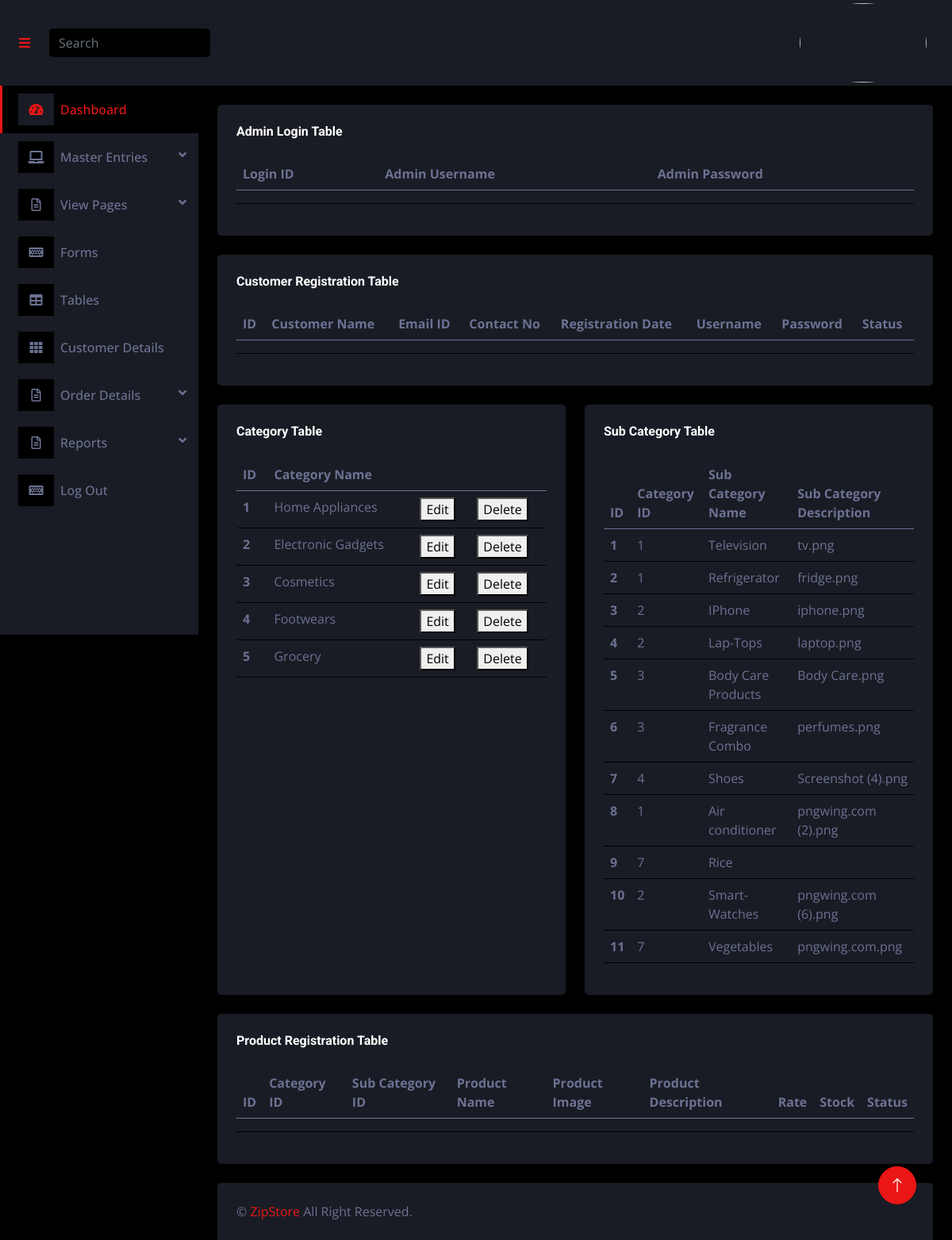
Screenshot of /admin/table.php with the database file from the repository.
### tables this page shows
CREATE TABLE `tbl_category` (
  `category_id` int(11) NOT NULL,
  `category_name` varchar(100) NOT NULL
);

CREATE TABLE `tbl_subcategory` (
  `subcategory_id` int(11) NOT NULL,
  `category_id` int(11) NOT NULL,
  `subcategory_name` varchar(100) NOT NULL,
  `subcategory_img` text NOT NULL,
  `subcategory_description` text NOT NULL
);

### admin/table.php (the view)
<?php
include('header.php')
?>
<div class="container-fluid pt-4 px-4">
                <div class="row g-4">
                <div class="col-12">
                        <div class="bg-secondary rounded h-100 p-4">
                            <h6 class="mb-4">Admin Login Table</h6>
                            <div class="table-responsive">
                                <table class="table table-hover">
                                    <thead>
                                        <tr>
                                            <th scope="col">Login ID</th>
                                            <th scope="col">Admin Username</th>
                                            <th scope="col">Admin Password</th>
                                        </tr>
                                    </thead>
                                    <tbody>
                                        <tr>
                                            <th scope="row"></th>
                                            <td></td>
                                            <td></td>
                                        </tr>
                                    </tbody>
                                </table>
                            </div>
                        </div>
                    </div>
                    <div class="col-12">
                        <div class="bg-secondary rounded h-100 p-4">
                            <h6 class="mb-4">Customer Registration Table</h6>
                            <div class="table-responsive">
                                <table class="table table-hover">
                                    <thead>
                                        <tr>
                                            <th scope="col">ID</th>
                                            <th scope="col">Customer Name</th>
                                            <th scope="col">Email ID</th>
                                            <th scope="col">Contact No</th>
                                            <th scope="col">Registration Date</th>
                                            <th scope="col">Username</th>
                                            <th scope="col">Password</th>
                                            <th scope="col">Status</th>
                                        </tr>
                                    </thead>
                                    <tbody>
                                        <tr>
                                            <th scope="row"></th>
                                            <td></td>
                                            <td></td>
                                            <td></td>
                                            <td></td>
                                            <td></td>
                                            <td></td>
                                            <td></td>
                                        </tr>
                                    </tbody>
                                </table>
                            </div>
                        </div>
                    </div>
                    <div class="col-sm-12 col-xl-6">
                        <div class="bg-secondary rounded h-100 p-4">
                            <h6 class="mb-4">Category Table</h6>
                            <table class="table table-hover">
                                <thead>
                                    <tr>
                                        <th scope="col">ID</th>
                                        <th scope="col">Category Name</th>
                                        <th scope="col"></th>
                                        <th scope="col"></th>
                                    </tr>
                                </thead>
                                <tbody>
                                    <?php
                                    include('config.php');
                                    $sql = "SELECT * FROM `tbl_category`";
                                    $result = mysqli_query($conn,$sql);
                                    $s = 1;
                                    while($display = mysqli_fetch_array($result)){
                                    ?>
                                    <tr>
                                        <th scope="row"><?php echo $s++ ?></th>
                                        <td><?php echo $display[1]?></td>
                                        <td><a href="edit.php?editid=<?php echo $display[0]?>"><button>Edit</button></a></td>
                                        <td><a href="delete.php?deleteid=<?php echo $display[0]?>"><button>Delete</button></a></td>
                                    </tr>
                                    <?php
                                    }
                                    ?>
                                </tbody>
                            </table>
                        </div>
                    </div>
                    <div class="col-sm-12 col-xl-6">
                        <div class="bg-secondary rounded h-100 p-4">
                            <h6 class="mb-4">Sub Category Table</h6>
                            <table class="table table-hover">
                                <thead>
                                    <tr>
                                        <th scope="col">ID</th>
                                        <th scope="col">Category ID</th>
                                        <th scope="col">Sub Category Name</th>
                                        <th scope="col">Sub Category Description</th>
                                    </tr>
                                </thead>
                                <tbody>
                                    <?php
                                    include('config.php');
                                    $s = 1;
                                    $sql=("SELECT * FROM `tbl_subcategory`");
                                    $result = mysqli_query($conn,$sql);
                                    while($display=mysqli_fetch_array($result)){
                                    ?>
                                    <tr>
                                        <th scope="row"><?php echo $s++ ?></th>
                                        <td><?php echo $display[1] ?></td>
                                        <td><?php echo $display[2] ?></td>
                                        <td><?php echo $display[3] ?></td>
                                    </tr>
                                    <?php
                                    }
                                    ?>
                                </tbody>
                            </table>
                        </div>
                    </div>
                    <div class="col-12">
                        <div class="bg-secondary rounded h-100 p-4">
                            <h6 class="mb-4">Product Registration Table</h6>
                            <div class="table-responsive">
                                <table class="table table-hover">
                                    <thead>
                                        <tr>
                                            <th scope="col">ID</th>
                                            <th scope="col">Category ID</th>
                                            <th scope="col">Sub Category ID</th>
                                            <th scope="col">Product Name</th>
                                            <th scope="col">Product Image</th>
                                            <th scope="col">Product Description</th>
                                            <th scope="col">Rate</th>
                                            <th scope="col">Stock</th>
                                            <th scope="col">Status</th>
                                        </tr>
                                    </thead>
                                    <tbody>
                                        <tr>
                                            <th scope="row"></th>
                                            <td></td>
                                            <td></td>
                                            <td></td>
                                            <td></td>
                                            <td></td>
                                            <td></td>
                                            <td></td>
                                            <td></td>
                                        </tr>
                                    </tbody>
                                </table>
                            </div>
                        </div>
                    </div>
                </div>
            </div>
            <?php
include('footer.php')
?>
</body>
</html>

### css/style.css (style rules this page uses)
:root { --primary: #EB1616; --secondary: #191C24; --light: #6C7293; --dark: #000000; }

### admin/header.php (style rules this page uses)
:root { --primary: #EB1616; --secondary: #191C24; --light: #6C7293; --dark: #000000; }

### rows the page displays
tbl_category: category_name "Home Appliances"
tbl_category: category_name "Electronic Gadgets"
tbl_category: category_name "Cosmetics"
tbl_category: category_name "Footwears"
tbl_category: category_name "Grocery"
tbl_subcategory: category "1", subcategory_name "Television", subcategory_img "tv.png"
tbl_subcategory: category "1", subcategory_name "Refrigerator", subcategory_img "fridge.png"
tbl_subcategory: category "2", subcategory_name "IPhone", subcategory_img "iphone.png"
tbl_subcategory: category "2", subcategory_name "Lap-Tops", subcategory_img "laptop.png"
tbl_subcategory: category "3", subcategory_name "Body Care Products", subcategory_img "Body Care.png"
tbl_subcategory: category "3", subcategory_name "Fragrance Combo", subcategory_img "perfumes.png"
tbl_subcategory: category "4", subcategory_name "Shoes", subcategory_img "Screenshot (4).png"
tbl_subcategory: category "1", subcategory_name "Air conditioner", subcategory_img "pngwing.com (2).png"
tbl_subcategory: category "7", subcategory_name "Rice"
tbl_subcategory: category "2", subcategory_name "Smart-Watches", subcategory_img "pngwing.com (6).png"
tbl_subcategory: category "7", subcategory_name "Vegetables", subcategory_img "pngwing.com.png"
